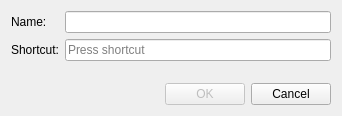
<?xml version="1.0" encoding="UTF-8"?>
<ui version="4.0">
 <class>MacroSaveDialog</class>
 <widget class="QDialog" name="MacroSaveDialog">
  <property name="geometry">
   <rect>
    <x>0</x>
    <y>0</y>
    <width>342</width>
    <height>116</height>
   </rect>
  </property>
  <property name="windowTitle">
   <string>Save Macro</string>
  </property>
  <property name="modal">
   <bool>true</bool>
  </property>
  <layout class="QVBoxLayout" name="verticalLayout">
   <item>
    <layout class="QFormLayout" name="formLayout">
     <item row="0" column="0">
      <widget class="QLabel" name="label">
       <property name="text">
        <string>Name:</string>
       </property>
      </widget>
     </item>
     <item row="0" column="1">
      <widget class="QLineEdit" name="editName">
       <property name="maxLength">
        <number>256</number>
       </property>
      </widget>
     </item>
     <item row="1" column="0">
      <widget class="QLabel" name="label_2">
       <property name="text">
        <string>Shortcut:</string>
       </property>
      </widget>
     </item>
     <item row="1" column="1">
      <widget class="QKeySequenceEdit" name="keySequenceEdit"/>
     </item>
    </layout>
   </item>
   <item>
    <spacer name="verticalSpacer">
     <property name="orientation">
      <enum>Qt::Vertical</enum>
     </property>
     <property name="sizeHint" stdset="0">
      <size>
       <width>20</width>
       <height>40</height>
      </size>
     </property>
    </spacer>
   </item>
   <item>
    <layout class="QHBoxLayout" name="horizontalLayout">
     <item>
      <spacer name="horizontalSpacer">
       <property name="orientation">
        <enum>Qt::Horizontal</enum>
       </property>
       <property name="sizeHint" stdset="0">
        <size>
         <width>40</width>
         <height>20</height>
        </size>
       </property>
      </spacer>
     </item>
     <item>
      <widget class="QPushButton" name="buttonOk">
       <property name="enabled">
        <bool>false</bool>
       </property>
       <property name="text">
        <string>OK</string>
       </property>
      </widget>
     </item>
     <item>
      <widget class="QPushButton" name="buttonCancel">
       <property name="text">
        <string>Cancel</string>
       </property>
      </widget>
     </item>
    </layout>
   </item>
  </layout>
 </widget>
 <resources/>
 <connections>
  <connection>
   <sender>buttonOk</sender>
   <signal>clicked()</signal>
   <receiver>MacroSaveDialog</receiver>
   <slot>accept()</slot>
   <hints>
    <hint type="sourcelabel">
     <x>122</x>
     <y>108</y>
    </hint>
    <hint type="destinationlabel">
     <x>162</x>
     <y>64</y>
    </hint>
   </hints>
  </connection>
  <connection>
   <sender>buttonCancel</sender>
   <signal>clicked()</signal>
   <receiver>MacroSaveDialog</receiver>
   <slot>reject()</slot>
   <hints>
    <hint type="sourcelabel">
     <x>203</x>
     <y>108</y>
    </hint>
    <hint type="destinationlabel">
     <x>162</x>
     <y>64</y>
    </hint>
   </hints>
  </connection>
 </connections>
</ui>
